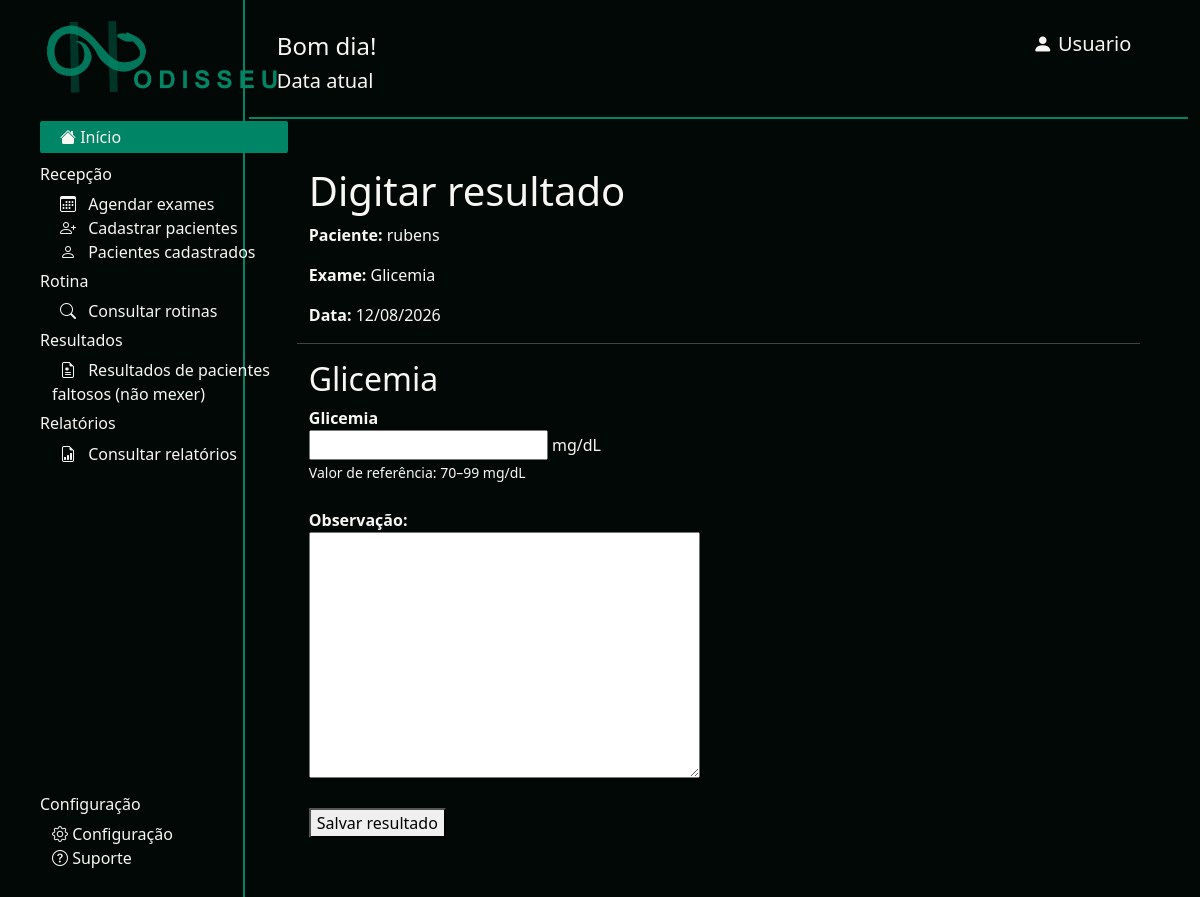
Screenshot of /digitar_resultados/30 with the database file from the repository.
### odisseu/models.py (models this page shows, shortened)
class Agendamento(models.Model):
    EXAMES = [
        ('glicemia', 'Glicemia'),
        ('hemograma', 'Hemograma'),
        ('proteina', 'Proteína C reativa'),
    ]
    solicitante = models.CharField(max_length=200,blank=True, validators=[validate_nome]
    )
    paciente = models.ForeignKey(
        Paciente,
        on_delete=models.CASCADE
    )
    exame = models.CharField(
        max_length=50,
        choices=EXAMES
    )
    data = models.DateField()

class Paciente(models.Model):
    nome = models.CharField(max_length=200, validators=[validate_nome])
    cpf = models.CharField(max_length=11, validators=[validate_cpf])
    cns = models.CharField(max_length=14, validators=[validate_cns])
    data_nascimento = models.DateField()
    telefone = models.CharField(max_length=20, validators=[validate_telefone])

### odisseu/views.py (the view)
# urls.py: path('digitar_resultados/<int:agendamento_id>', views.digitar_resultados, name='digitar_resultados'),
def digitar_resultados(request, agendamento_id):
    agendamento = Agendamento.objects.get(id=agendamento_id)
    if hasattr(agendamento, 'resultado'):
        return redirect(
            'editar_resultado',
            resultado_id=agendamento.resultado.id
        )
    exame = EXAMES[agendamento.exame]
    if request.method == 'POST':
        form = ResultadoForm(request.POST)
        if form.is_valid():
            resultado = form.save(commit=False)
            resultado.agendamento = agendamento
            resultado.save()
            for parametro in exame['parametros']:
                valor = request.POST.get(
                    parametro['nome']
                )
                ResultadoParametro.objects.create(
                    resultado=resultado,
                    nome=parametro['nome'],
                    valor=valor,
                    unidade=parametro['unidade'],
                    referencia=parametro['referencia']
                )
        return redirect(
            f'/rotina?data={agendamento.data.strftime("%Y-%m-%d")}'
        )
    else:
        form = ResultadoForm()
    return render(
        request,
        'digitar_resultados.html',
        {
            'form': form,
            'agendamento': agendamento,
            'exame': exame,
        }
    )

### odisseu/forms.py
class ResultadoForm(forms.ModelForm):
    class Meta:
        model = Resultado
        fields = ['observacao']

### odisseu/templates/digitar_resultados.html (shortened to what this page needs)
{% extends "base.html" %}
{% block content %}
    <h1>Digitar resultado</h1>
    <p>
        <strong>Paciente:</strong>
        {{ agendamento.paciente.nome }}
    </p>
    <p>
        <strong>Exame:</strong>
        {{ agendamento.get_exame_display }}
    </p>
    <p>
        <strong>Data:</strong>
        {{ agendamento.data|date:"d/m/Y" }}
    </p>
    <hr>
    <form method="POST">
        <h2>
            {{ exame.nome }}
        </h2>
        {% for parametro in exame.parametros %}
            <div>
                <label>
                    <strong>{{ parametro.nome }}</strong>
                </label>
                <br>
                <input
                    type="text"
                    name="{{ parametro.nome }}"
                >
                {{ parametro.unidade }}
                <br>
                <small>
                    Valor de referência:
                    {{ parametro.referencia }}
                </small>
            </div>
            <br>
        {% endfor %}
        <div>
            <label for="id_observacao">
                <strong>Observação:</strong>
            </label>
            <br>
            {{ form.observacao }}
        </div>
        <br>
        <button type="submit">
            Salvar resultado
        </button>
    </form>
{% endblock %}

### odisseu/static/odisseu/css/style.css (style rules this page uses)
:root { --verde: #005541; --verde-claro: #008666; --branco: #f8f7f3; --preto: #010806; }
body { background-color: var(--preto); color: var(--branco); }

### rows the page displays
Agendamento: paciente.nome "rubens", exame "Glicemia", data "12/08/2026", nome "Glicemia", unidade "mg/dL", referencia "70–99 mg/dL"
